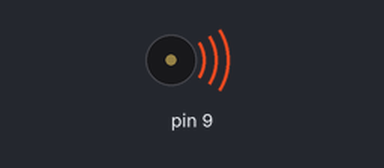
This sketch was run on a simulated Arduino Uno, built with avr-gcc and run on an emulated ATmega328P. Parts: buzzer (waves = sounding).

Above: at 11.0 s.
At 15.4 s:
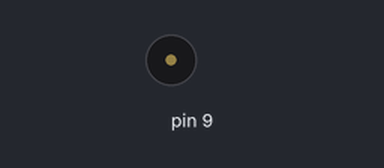
Timing chart, 0 to 16.9 s (numbered marks = the images above):
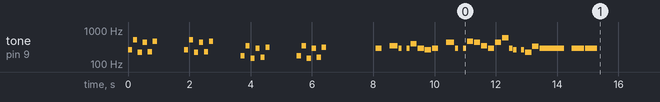

The sketch:

buzzer2.ino
```cpp
#include "pitches.h"

void setup()
{

	//music_start(9);
	//delay(2000);
	//music_end(9);
	//music_pirates(9);
	music_mario(9);
	delay(1000);
	music_frog(9);

}

void loop()
{

  /* add main program code here */

}
```

pitches.h
```cpp
#include "Arduino.h"

#define NOTE_00  0
#define REST     0
#define NOTE_B0  31
#define NOTE_C1  33
#define NOTE_CS1 35
#define NOTE_D1  37
#define NOTE_DS1 39
#define NOTE_E1  41
#define NOTE_F1  44
#define NOTE_FS1 46
#define NOTE_G1  49
#define NOTE_GS1 52
#define NOTE_A1  55
#define NOTE_AS1 58
#define NOTE_B1  62
#define NOTE_C2  65
#define NOTE_CS2 69
#define NOTE_D2  73
#define NOTE_DS2 78
#define NOTE_E2  82
#define NOTE_F2  87
#define NOTE_FS2 93
#define NOTE_G2  98
#define NOTE_GS2 104
#define NOTE_A2  110
#define NOTE_AS2 117
#define NOTE_B2  123
#define NOTE_C3  131
#define NOTE_CS3 139
#define NOTE_D3  147
#define NOTE_DS3 156
#define NOTE_E3  165
#define NOTE_F3  175
#define NOTE_FS3 185
#define NOTE_G3  196
#define NOTE_GS3 208
#define NOTE_A3  220
#define NOTE_AS3 233
#define NOTE_B3  247
#define NOTE_C4  262
#define NOTE_CS4 277
#define NOTE_D4  294
#define NOTE_DS4 311
#define NOTE_E4  330
#define NOTE_F4  349
#define NOTE_FS4 370
#define NOTE_G4  392
#define NOTE_GS4 415
#define NOTE_A4  440
#define NOTE_AS4 466
#define NOTE_B4  494
#define NOTE_C5  523
#define NOTE_CS5 554
#define NOTE_D5  587
#define NOTE_DS5 622
#define NOTE_E5  659
#define NOTE_F5  698
#define NOTE_FS5 740
#define NOTE_G5  784
#define NOTE_GS5 831
#define NOTE_A5  880
#define NOTE_AS5 932
#define NOTE_B5  988
#define NOTE_C6  1047
#define NOTE_CS6 1109
#define NOTE_D6  1175
#define NOTE_DS6 1245
#define NOTE_E6  1319
#define NOTE_F6  1397
#define NOTE_FS6 1480
#define NOTE_G6  1568
#define NOTE_GS6 1661
#define NOTE_A6  1760
#define NOTE_AS6 1865
#define NOTE_B6  1976
#define NOTE_C7  2093
#define NOTE_CS7 2217
#define NOTE_D7  2349
#define NOTE_DS7 2489
#define NOTE_E7  2637
#define NOTE_F7  2794
#define NOTE_FS7 2960
#define NOTE_G7  3136
#define NOTE_GS7 3322
#define NOTE_A7  3520
#define NOTE_AS7 3729
#define NOTE_B7  3951
#define NOTE_C8  4186
#define NOTE_CS8 4435
#define NOTE_D8  4699
#define NOTE_DS8 4978

void music_play(int melody[], int noteDurations[], int length, int pin, int time_constant){
  for (int thisNote = 0; thisNote < length; thisNote++) {

    // to calculate the note duration, take one second divided by the note type.
    //e.g. quarter note = 1000 / 4, eighth note = 1000/8, etc.
    int noteDuration = time_constant/noteDurations[thisNote];
    tone(pin, melody[thisNote],noteDuration);

    //pause for the note's duration plus 30 ms:
    delay(noteDuration +30);
  }
}

void music_start(int pin){
  //notes in the melody
//notes in the melody:
int melody[] = { NOTE_E3,NOTE_E3,NOTE_00,NOTE_E3,NOTE_00,NOTE_C3,NOTE_E3, NOTE_00,NOTE_G3, NOTE_00, NOTE_00, NOTE_G2, NOTE_00, NOTE_00};
// note durations: 4 = quarter note, 8 = eighth note, etc.:
int noteDurations[] = { 8, 8, 8, 8, 8, 8, 8, 8, 8, 4, 8, 8, 8, 4};
  int length = (sizeof(melody) / sizeof(melody[0]));

  music_play(melody, noteDurations, length, pin, 1000);
}

void music_end(int pin){
  //notes in the melody
  int melody[] = {
    NOTE_C4, NOTE_FS4,NOTE_F4, NOTE_E3, NOTE_AS4, NOTE_A4,
    NOTE_GS4, NOTE_DS4, NOTE_B3,
    NOTE_AS3, NOTE_A3, NOTE_GS3,
    0, 0, 0

  };
  // note durations: 4 = quarter note, 8 = eighth note, etc.:
  int noteDurations[] = {
    18, 18, 18,18, 18, 18,
    10, 10, 10,
    10, 10, 10,
    3, 3, 3
  };
  int length = (sizeof(melody) / sizeof(melody[0]));

  music_play(melody, noteDurations, length, pin, 1800);
}

void music_frog(int pin){
  //notes in the melody
  int melody[] = {
	  NOTE_D4, 0, NOTE_F4, NOTE_D4, 0, NOTE_D4, NOTE_G4, NOTE_D4, NOTE_C4,
	  NOTE_D4, 0, NOTE_A4, NOTE_D4, 0, NOTE_D4, NOTE_AS4, NOTE_A4, NOTE_F4,
	  NOTE_D4, NOTE_A4, NOTE_D5, NOTE_D4, NOTE_C4, 0, NOTE_C4, NOTE_A3, NOTE_E4, NOTE_D4,
	  0,NOTE_D4,NOTE_D4

  };
  // note durations: 4 = quarter note, 8 = eighth note, etc.:
  int noteDurations[] = {
	  8, 8, 6, 16, 16, 16, 8, 8, 8,
	  8, 8, 6, 16, 16, 16, 8, 8, 8,
	  8, 8, 8, 16, 16, 16, 16, 8, 8, 2,
	  8,4,4
  };
  int length = (sizeof(melody) / sizeof(melody[0]));

  music_play(melody, noteDurations, length, pin, 1600);
}

void music_mario(int pin) {
	//notes in the melody
	int melody[] = {
		NOTE_C4, NOTE_C5, NOTE_A3, NOTE_A4,NOTE_AS3, NOTE_AS4, 0, 0,
		NOTE_C4, NOTE_C5, NOTE_A3, NOTE_A4, NOTE_AS3, NOTE_AS4, 0,0,
		NOTE_F3, NOTE_F4, NOTE_D3, NOTE_D4,NOTE_DS3, NOTE_DS4, 0, 0,
		NOTE_F3, NOTE_F4, NOTE_D3, NOTE_D4,NOTE_DS3, NOTE_DS4, 0,
		0


	};
	// note durations: 4 = quarter note, 8 = eighth note, etc.:
	int noteDurations[] = {
		12, 12, 12, 12,12, 12, 6,3,
		12, 12, 12, 12, 12, 12, 6, 3,
		12, 12, 12, 12, 12, 12, 6,
		3, 12, 12, 12, 12,
		12, 12, 6, 6, 18, 18, 18,
		6, 6, 6
	};
	int length = (sizeof(melody) / sizeof(melody[0]));

	music_play(melody, noteDurations, length, pin, 1600);
}

void music_pirates(int pin) {
	//notes in the melody
	int melody[] = {
		NOTE_D4, NOTE_D4, NOTE_D4, NOTE_D4, NOTE_D4, NOTE_D4, NOTE_D4, NOTE_D4,
		NOTE_D4, NOTE_D4, NOTE_D4, NOTE_D4, NOTE_D4, NOTE_D4, NOTE_D4, NOTE_D4,
		NOTE_D4, NOTE_D4, NOTE_D4, NOTE_D4, NOTE_D4, NOTE_D4, NOTE_D4, NOTE_D4,
		NOTE_A3, NOTE_C4, NOTE_D4, NOTE_D4, NOTE_D4, NOTE_E4, NOTE_F4, NOTE_F4,
		NOTE_F4, NOTE_G4, NOTE_E4, NOTE_E4, NOTE_D4, NOTE_C4, NOTE_C4, NOTE_D4,
		0, NOTE_A3, NOTE_C4, NOTE_B3, NOTE_D4, NOTE_B3, NOTE_E4, NOTE_F4,
		NOTE_F4, NOTE_C4, NOTE_C4, NOTE_C4, NOTE_C4, NOTE_D4, NOTE_C4,
		NOTE_D4, 0, 0, NOTE_A3, NOTE_C4, NOTE_D4, NOTE_D4, NOTE_D4, NOTE_F4,
		NOTE_G4, NOTE_G4, NOTE_G4, NOTE_A4, NOTE_A4, NOTE_A4, NOTE_A4, NOTE_G4,
		NOTE_A4, NOTE_D4, 0, NOTE_D4, NOTE_E3, NOTE_F4, NOTE_F4, NOTE_G4, NOTE_A4,
		NOTE_D4, 0, NOTE_D4, NOTE_F4, NOTE_E4, NOTE_E4, NOTE_F4, NOTE_D4
	};
	// note durations: 4 = quarter note, 8 = eighth note, etc.:
	int noteDurations[] = {
		4,8,4,8,4,8,8,8,8,4,8,4,8,4,8,8,8,8,4,8,4,8,
		4,8,8,8,8,4,4,8,8,4,4,8,8,4,4,8,8,
		8,4,8,8,8,4,4,8,8,4,4,8,8,4,4,8,4,
		4,8,8,8,8,4,4,8,8,4,4,8,8,4,4,8,8,
		8,4,8,8,8,4,4,4,8,4,8,8,8,4,4,8,8
	};
	int length = (sizeof(melody) / sizeof(melody[0]));

	music_play(melody, noteDurations, length, pin, 1600);
}
```
